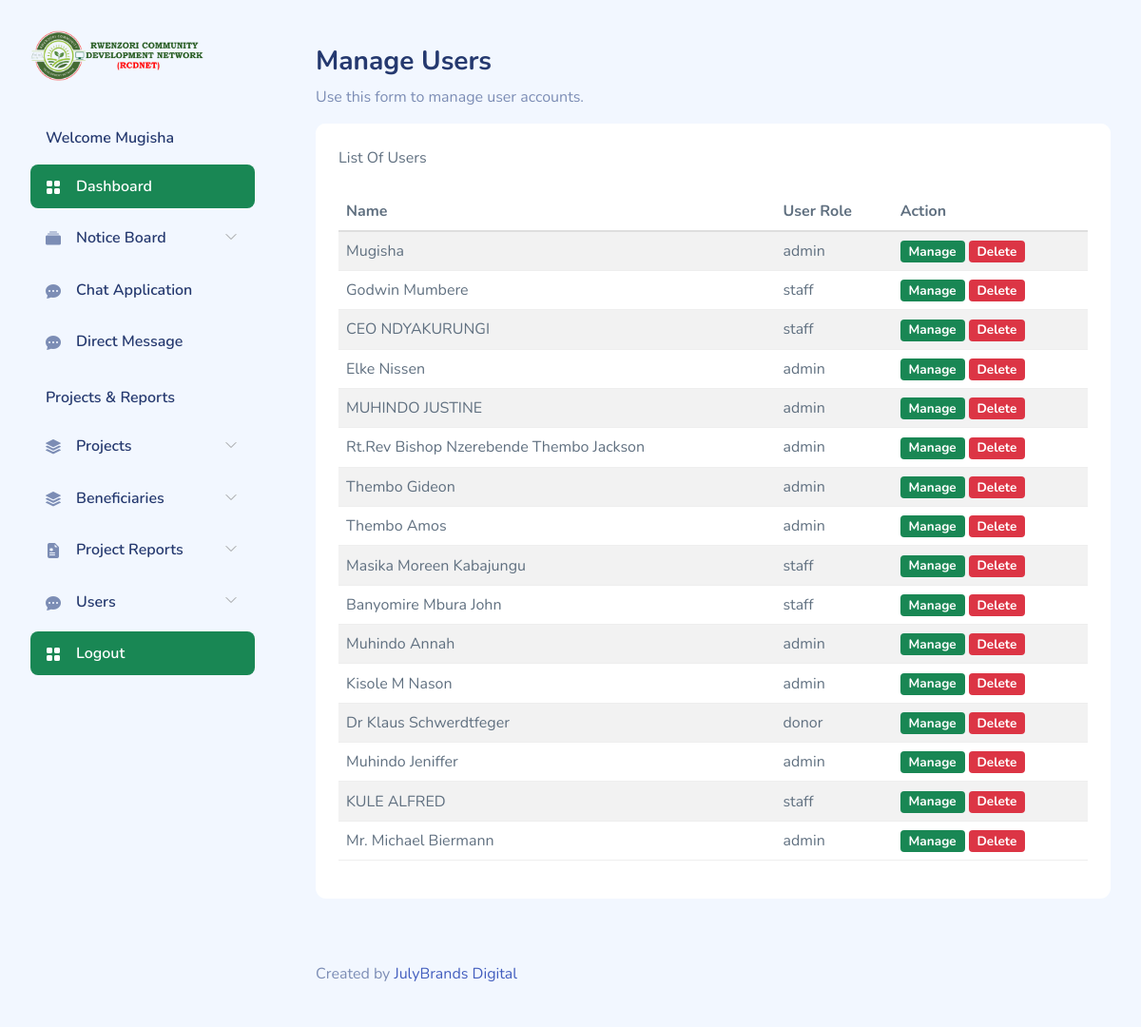
The page /admin/users.php (signed in) on the database its author committed.
### tables this page shows
CREATE TABLE `users` (
  `userID` int(11) NOT NULL,
  `username` varchar(45) NOT NULL,
  `password` varchar(45) NOT NULL,
  `fullname` varchar(250) NOT NULL,
  `email` varchar(45) DEFAULT NULL,
  `phone` varchar(12) DEFAULT NULL,
  `Address` varchar(200) DEFAULT NULL,
  `Nationality` varchar(255) DEFAULT NULL,
  `role` varchar(45) DEFAULT NULL,
  `photo` varchar(200) NOT NULL DEFAULT 'avatar.jpeg'
);

### admin/users.php (the view, shortened to what this page needs)
<?php include "includes/head.php"; ?>
    <div id="app">
        <div id="sidebar" class="active">
            <div class="sidebar-wrapper active">
    <div class="sidebar-header">
        <div class="d-flex justify-content-between">
            <div class="logo">
                <a href="index.html"><img src="../assets/images/logo/rcdnetlogo.png" alt="Logo" srcset=""></a>
            </div>
        </div>
    </div>
    <?php
    include "includes/sidebarmenu.php";
    ?>
    </div>
        </div>
        <div id="main">
<div class="page-content">
    <section class="row">
            <div class="page-heading">
    <div class="page-title">
        <div class="row">
            <div class="col-12 col-md-6 order-md-1 order-last">
                <h3>Manage Users</h3>
                <p class="text-subtitle text-muted">Use this form to manage user accounts.</p>
            </div>
        </div>
    </div>
    <section class="section">
        <div class="card">
            <div class="card-header">
                List Of Users
            </div>
            <div class="card-body">
<?php
include "../includes/connection.php";
$sql = "SELECT * FROM users";
if($result = mysqli_query($con, $sql)){
    if(mysqli_num_rows($result) > 0){
        echo "<table class='table table-striped' id='table1'>";
            echo "<thead>";
             echo "<tr>";
                echo "<th>Name</th>";
                echo "<th>User Role</th>";
                echo "<th>Action</th>";
            echo "</tr>";
            echo "</thead>";
        while($row = mysqli_fetch_array($result)){
            echo "<tr>";
                echo "<td>" . $row['fullname'] . "</td>";
                echo "<td>" . $row['role'] . "</td>";
                echo "<td>" . "<a href='#' class='badge bg-success'>Manage</a> <a href='deleteuser.php?id=".$row['userID']."' class='badge bg-danger' onclick='DeleteConfirm()'>Delete</a>". "</td>";
            echo "</tr>";
        }
        echo "</table>";
    } else{
        echo "No records matching your query were found.";
    }
} else{
    echo "ERROR: Could not able to execute $sql. " . mysqli_error($link);
}
?>
            </div>
        </div>
    </section>
</div>
    </section>
</div>
            <footer>
                <div class="footer clearfix mb-0 text-muted">
                    <div class="float-start">
                        <p>Created by <a href="http://julybrands.co.ug">JulyBrands Digital</a></p>
                    </div>
                </div>
            </footer>
        </div>
    </div>
</body>
</html>

### admin/includes/head.php (shortened to what this page needs)
<!DOCTYPE html>
<html lang="en">
<head>
    <link rel="stylesheet" href="../assets/css/bootstrap.css">
    <link rel="stylesheet" href="../assets/css/sweetalert2.min.css">
    <link rel="stylesheet" href="../assets/css/mystyles.css">
    <link rel="stylesheet" href="../assets/vendors/iconly/bold.css">
    <link rel="stylesheet" href="../assets/vendors/perfect-scrollbar/perfect-scrollbar.css">
    <link rel="stylesheet" href="../assets/vendors/bootstrap-icons/bootstrap-icons.css">
    <link rel="stylesheet" href="../assets/css/app.css">
    <link rel="stylesheet" href="assets/css/bootstrap.css">
    <link rel="stylesheet" href="../assets/vendors/perfect-scrollbar/perfect-scrollbar.css">
    <link rel="stylesheet" href="../assets/vendors/bootstrap-icons/bootstrap-icons.css">
    <link rel="stylesheet" href="../assets/css/app.css">
</head>
<body>

### admin/includes/sidebarmenu.php (shortened to what this page needs)
<div class="sidebar-menu">
        <ul class="menu">
            <li class="sidebar-title">Welcome <?php echo $_SESSION['name']; ?></li>
            <li
                class="sidebar-item active ">
                <a href="home.php" class='sidebar-link'>
                    <i class="bi bi-grid-fill"></i>
                    <span>Dashboard</span>
                </a>
            </li>
            <li
                class="sidebar-item  has-sub">
                <a href="#" class='sidebar-link'>
                    <i class="bi bi-collection-fill"></i>
                    <span>Notice Board</span>
                </a>
            </li>
            <li
                class="sidebar-item  ">
                <a href="#" class='sidebar-link'>
                    <i class="bi bi-chat-dots-fill"></i>
                    <span>Chat Application</span>
                </a>
            </li>
            <li
                class="sidebar-item  ">
                <a href="#" class='sidebar-link'>
                    <i class="bi bi-chat-dots-fill"></i>
                    <span>Direct Message</span>
                </a>
            </li>
            <li class="sidebar-title">Projects &amp; Reports</li>
            <li
                class="sidebar-item  has-sub">
                <a href="#" class='sidebar-link'>
                    <i class="bi bi-stack"></i>
                    <span>Projects</span>
                </a>
            </li>
            <li
                class="sidebar-item  has-sub">
                <a href="#" class='sidebar-link'>
                    <i class="bi bi-stack"></i>
                    <span>Beneficiaries</span>
                </a>
            </li>
            <li
                class="sidebar-item  has-sub">
                <a href="#" class='sidebar-link'>
                    <i class="bi bi-file-earmark-medical-fill"></i>
                    <span>Project Reports</span>
                </a>
            </li>
            <li
                class="sidebar-item  has-sub">
                <a href="#" class='sidebar-link'>
                    <i class="bi bi-chat-dots-fill"></i>
                    <span>Users</span>
                </a>
            </li>
            <li
                class="sidebar-item active ">
                <a href="logout.php" class='sidebar-link'>
                    <i class="bi bi-grid-fill"></i>
                    <span>Logout</span>
                </a>
            </li>
        </ul>
    </div>

### assets/css/mystyles.css (style rules this page uses)
.sidebar-wrapper { background-color: var(--bs-body-bg) !important; }
.sidebar-wrapper .sidebar-header img { height: 3.3rem !important; }
.sidebar-wrapper .menu .sidebar-item.active>.sidebar-link { background-color: #198754 !important; }

### assets/css/app.css (style rules this page uses)
.card { border:none;margin-bottom:2.2rem }
.card .card-header { border:none }
.card .card-header~.card-body { padding-top:0 }
.card .card-body { padding:1.5rem }
#sidebar.active .sidebar-wrapper { left:0 }
.sidebar-wrapper { background-color:#fff;bottom:0;height:100vh;overflow-y:auto;position:fixed;top:0;transition:left .5s ease-out;width:300px;z-index:10 }
.sidebar-wrapper .sidebar-header { font-size:2rem;font-weight:700;padding:2rem 2rem 1rem }
.sidebar-wrapper .sidebar-header img { height:1.2rem }
.sidebar-wrapper .menu { font-weight:600;margin-top:2rem;padding:0 2rem }
.sidebar-wrapper .menu .sidebar-title { color:#25396f;font-size:1rem;font-weight:600;list-style:none;margin:1.5rem 0 1rem;padding:0 1rem }
.sidebar-wrapper .menu .sidebar-link { align-items:center;border-radius:.5rem;color:#25396f;display:block;display:flex;font-size:1rem;padding:.7rem 1rem;text-decoration:none;transition:all .5s }
.sidebar-wrapper .menu .sidebar-link i,.sidebar-wrapper .menu .sidebar-link svg { color:#7c8db5 }
.sidebar-wrapper .menu .sidebar-link span { margin-left:1rem }
.sidebar-wrapper .menu .sidebar-item { list-style:none;margin-top:.5rem;position:relative }
.sidebar-wrapper .menu .sidebar-item.has-sub .sidebar-link:after { color:#ccc;display:block;position:absolute;right:15px;top:12px }
.sidebar-wrapper .menu .sidebar-item.active>.sidebar-link { background-color:#435ebe }
.sidebar-wrapper .menu .sidebar-item.active>.sidebar-link span { color:#fff }
.sidebar-wrapper .menu .sidebar-item.active>.sidebar-link i,.sidebar-wrapper .menu .sidebar-item.active>.sidebar-link svg { fill:#fff;color:#fff }
.dataTable-table td,.dataTable-table thead th,.table td,.table thead th { vertical-align:middle }
.dataTable-table:not(.table-borderless) thead th,.table:not(.table-borderless) thead th { border-bottom:1px solid #dedede!important }
.bi { height:1rem;width:1rem }
#main { margin-left:300px;padding:2rem }
.page-heading { margin:0 0 2rem }
.page-heading h3 { font-weight:700 }
a { text-decoration:none }

### rows shown on the page
users: fullname "Mugisha", role "admin"
users: fullname "Godwin Mumbere", role "staff"
users: fullname "CEO NDYAKURUNGI", role "staff"
users: fullname "Elke Nissen", role "admin"
users: fullname "MUHINDO JUSTINE", role "admin"
users: fullname "Rt.Rev Bishop Nzerebende Thembo Jackson", role "admin"
users: fullname "Thembo Gideon", role "admin"
users: fullname "Thembo Amos", role "admin"
users: fullname "Masika Moreen Kabajungu", role "staff"
users: fullname "Banyomire Mbura John", role "staff"
users: fullname "Muhindo Annah", role "admin"
users: fullname "Kisole M Nason", role "admin"
users: fullname "Dr Klaus Schwerdtfeger", role "donor"
users: fullname "Muhindo Jeniffer", role "admin"
users: fullname "KULE ALFRED", role "staff"
users: fullname "Mr. Michael Biermann", role "admin"

### other values the page prints
$_SESSION['name'] "Mugisha"
